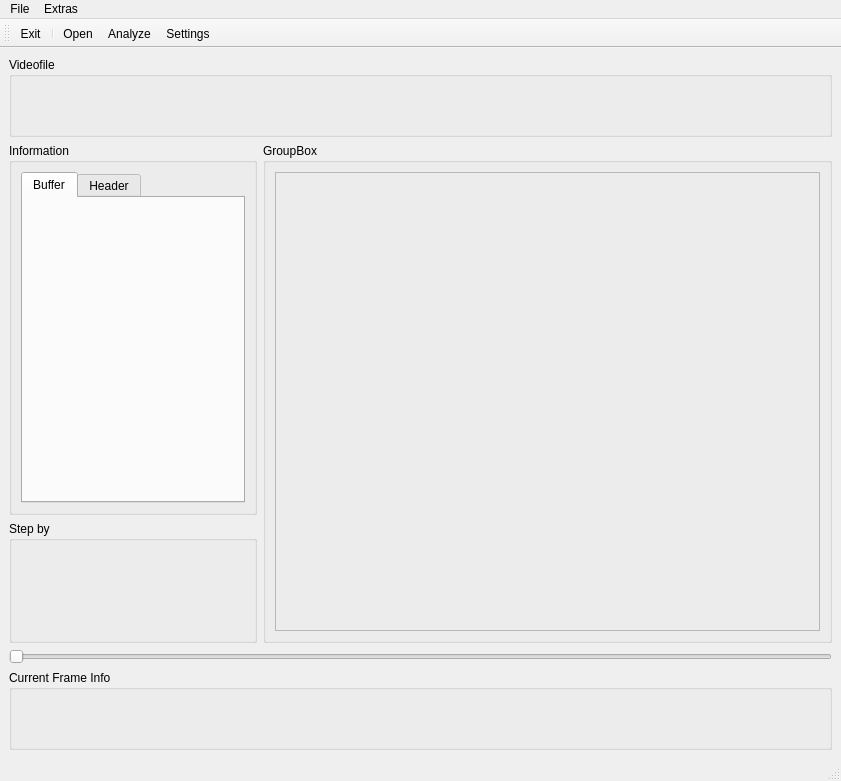
<ui version="4.0" >
 <class>TTMpeg2MainWnd</class>
 <widget class="QMainWindow" name="TTMpeg2MainWnd" >
  <property name="geometry" >
   <rect>
    <x>0</x>
    <y>0</y>
    <width>841</width>
    <height>781</height>
   </rect>
  </property>
  <property name="windowTitle" >
   <string>MainWindow</string>
  </property>
  <widget class="QWidget" name="centralwidget" >
   <layout class="QGridLayout" >
    <property name="margin" >
     <number>9</number>
    </property>
    <property name="spacing" >
     <number>6</number>
    </property>
    <item rowspan="2" row="2" column="1" >
     <widget class="QGroupBox" name="gbVideoView" >
      <property name="sizePolicy" >
       <sizepolicy>
        <hsizetype>5</hsizetype>
        <vsizetype>5</vsizetype>
        <horstretch>4</horstretch>
        <verstretch>0</verstretch>
       </sizepolicy>
      </property>
      <property name="minimumSize" >
       <size>
        <width>400</width>
        <height>400</height>
       </size>
      </property>
      <property name="title" >
       <string>GroupBox</string>
      </property>
      <layout class="QGridLayout" >
       <property name="margin" >
        <number>9</number>
       </property>
       <property name="spacing" >
        <number>6</number>
       </property>
       <item row="0" column="0" >
        <widget class="TTMPEG2Window" name="currentFrame" >
         <property name="frameShape" >
          <enum>QFrame::StyledPanel</enum>
         </property>
         <property name="frameShadow" >
          <enum>QFrame::Plain</enum>
         </property>
        </widget>
       </item>
      </layout>
     </widget>
    </item>
    <item row="3" column="0" >
     <widget class="TTStepBy" name="stepControl" >
      <property name="sizePolicy" >
       <sizepolicy>
        <hsizetype>0</hsizetype>
        <vsizetype>0</vsizetype>
        <horstretch>0</horstretch>
        <verstretch>0</verstretch>
       </sizepolicy>
      </property>
      <property name="minimumSize" >
       <size>
        <width>248</width>
        <height>122</height>
       </size>
      </property>
      <property name="maximumSize" >
       <size>
        <width>248</width>
        <height>122</height>
       </size>
      </property>
      <property name="title" >
       <string>Step by</string>
      </property>
     </widget>
    </item>
    <item row="4" column="0" colspan="2" >
     <widget class="QSlider" name="scroller" >
      <property name="orientation" >
       <enum>Qt::Horizontal</enum>
      </property>
     </widget>
    </item>
    <item row="1" column="0" colspan="2" >
     <widget class="TTVideoFileInfo" name="videoFileInfo" >
      <property name="sizePolicy" >
       <sizepolicy>
        <hsizetype>5</hsizetype>
        <vsizetype>0</vsizetype>
        <horstretch>0</horstretch>
        <verstretch>0</verstretch>
       </sizepolicy>
      </property>
      <property name="minimumSize" >
       <size>
        <width>640</width>
        <height>80</height>
       </size>
      </property>
      <property name="maximumSize" >
       <size>
        <width>16777215</width>
        <height>80</height>
       </size>
      </property>
      <property name="title" >
       <string>Videofile</string>
      </property>
     </widget>
    </item>
    <item row="5" column="0" colspan="2" >
     <widget class="TTFrameInfo" name="frameInfo" >
      <property name="sizePolicy" >
       <sizepolicy>
        <hsizetype>5</hsizetype>
        <vsizetype>0</vsizetype>
        <horstretch>0</horstretch>
        <verstretch>0</verstretch>
       </sizepolicy>
      </property>
      <property name="minimumSize" >
       <size>
        <width>640</width>
        <height>80</height>
       </size>
      </property>
      <property name="maximumSize" >
       <size>
        <width>16777215</width>
        <height>80</height>
       </size>
      </property>
      <property name="title" >
       <string>Current Frame Info</string>
      </property>
     </widget>
    </item>
    <item row="2" column="0" >
     <widget class="QGroupBox" name="gbInformation" >
      <property name="sizePolicy" >
       <sizepolicy>
        <hsizetype>0</hsizetype>
        <vsizetype>5</vsizetype>
        <horstretch>0</horstretch>
        <verstretch>0</verstretch>
       </sizepolicy>
      </property>
      <property name="minimumSize" >
       <size>
        <width>248</width>
        <height>240</height>
       </size>
      </property>
      <property name="maximumSize" >
       <size>
        <width>248</width>
        <height>16777215</height>
       </size>
      </property>
      <property name="title" >
       <string>Information</string>
      </property>
      <layout class="QGridLayout" >
       <property name="margin" >
        <number>9</number>
       </property>
       <property name="spacing" >
        <number>6</number>
       </property>
       <item row="0" column="0" >
        <widget class="QTabWidget" name="tabInformation" >
         <property name="currentIndex" >
          <number>0</number>
         </property>
         <widget class="QWidget" name="tabBuffer" >
          <attribute name="title" >
           <string>Buffer</string>
          </attribute>
         </widget>
         <widget class="QWidget" name="tabHeader" >
          <attribute name="title" >
           <string>Header</string>
          </attribute>
         </widget>
        </widget>
       </item>
      </layout>
     </widget>
    </item>
   </layout>
  </widget>
  <widget class="QMenuBar" name="menubar" >
   <property name="geometry" >
    <rect>
     <x>0</x>
     <y>0</y>
     <width>841</width>
     <height>27</height>
    </rect>
   </property>
   <widget class="QMenu" name="menuFile" >
    <property name="title" >
     <string>File</string>
    </property>
    <addaction name="actionFileOpen" />
    <addaction name="actionAnalyze" />
    <addaction name="separator" />
    <addaction name="actionSettings" />
    <addaction name="separator" />
    <addaction name="actionExit" />
   </widget>
   <widget class="QMenu" name="menuExtra" >
    <property name="title" >
     <string>Extras</string>
    </property>
    <addaction name="actionWriteHeaderList" />
   </widget>
   <addaction name="menuFile" />
   <addaction name="menuExtra" />
  </widget>
  <widget class="QStatusBar" name="statusbar" />
  <widget class="QToolBar" name="toolBar" >
   <property name="orientation" >
    <enum>Qt::Horizontal</enum>
   </property>
   <attribute name="toolBarArea" >
    <number>4</number>
   </attribute>
   <addaction name="actionExit" />
   <addaction name="separator" />
   <addaction name="actionFileOpen" />
   <addaction name="actionAnalyze" />
   <addaction name="actionSettings" />
  </widget>
  <action name="actionFileOpen" >
   <property name="icon" >
    <iconset resource="ttmpeg2_mainwnd.qrc" >:/pixmaps/pixmaps/fileopen_24.xpm</iconset>
   </property>
   <property name="text" >
    <string>Open...</string>
   </property>
  </action>
  <action name="actionAnalyze" >
   <property name="icon" >
    <iconset resource="ttmpeg2_mainwnd.qrc" >:/pixmaps/pixmaps/find.png</iconset>
   </property>
   <property name="text" >
    <string>Analyze</string>
   </property>
  </action>
  <action name="actionSettings" >
   <property name="icon" >
    <iconset resource="ttmpeg2_mainwnd.qrc" >:/pixmaps/pixmaps/settings_16.xpm</iconset>
   </property>
   <property name="text" >
    <string>Settings...</string>
   </property>
  </action>
  <action name="actionExit" >
   <property name="icon" >
    <iconset resource="ttmpeg2_mainwnd.qrc" >:/pixmaps/pixmaps/exit_16.xpm</iconset>
   </property>
   <property name="text" >
    <string>Exit</string>
   </property>
  </action>
  <action name="actionWriteHeaderList" >
   <property name="text" >
    <string>Write header list...</string>
   </property>
  </action>
 </widget>
 <customwidgets>
  <customwidget>
   <class>TTStepBy</class>
   <extends>QGroupBox</extends>
   <header>../ttmpeg2_src/gui/ttstepby.h</header>
  </customwidget>
  <customwidget>
   <class>TTFrameInfo</class>
   <extends>QGroupBox</extends>
   <header>../ttmpeg2_src/gui/ttframeinfo.h</header>
  </customwidget>
  <customwidget>
   <class>TTVideoFileInfo</class>
   <extends>QGroupBox</extends>
   <header>../gui/ttvideofileinfo.h</header>
  </customwidget>
  <customwidget>
   <class>TTMPEG2Window</class>
   <extends>QFrame</extends>
   <header>../mpeg2window/ttmpeg2window.h</header>
  </customwidget>
 </customwidgets>
 <resources>
  <include location="ttmpeg2_mainwnd.qrc" />
 </resources>
 <connections/>
</ui>
